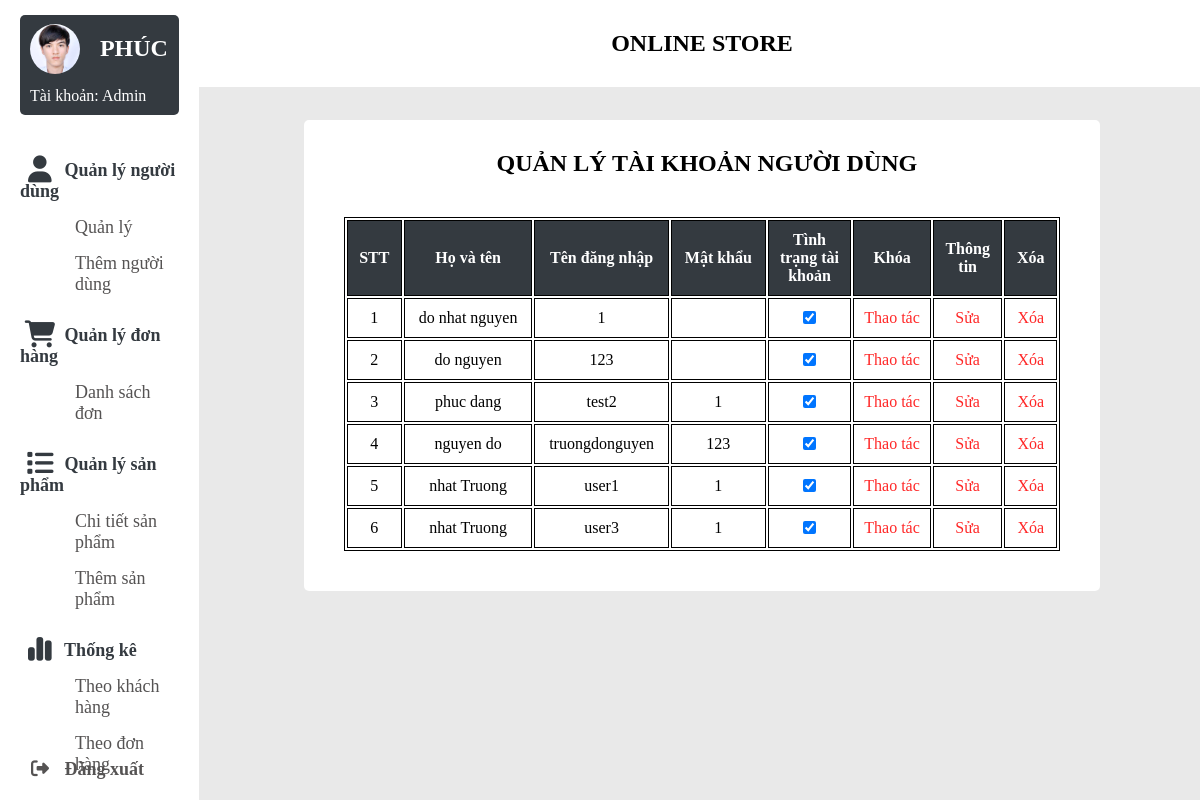
Page /admin/index.php on the earlier database version.
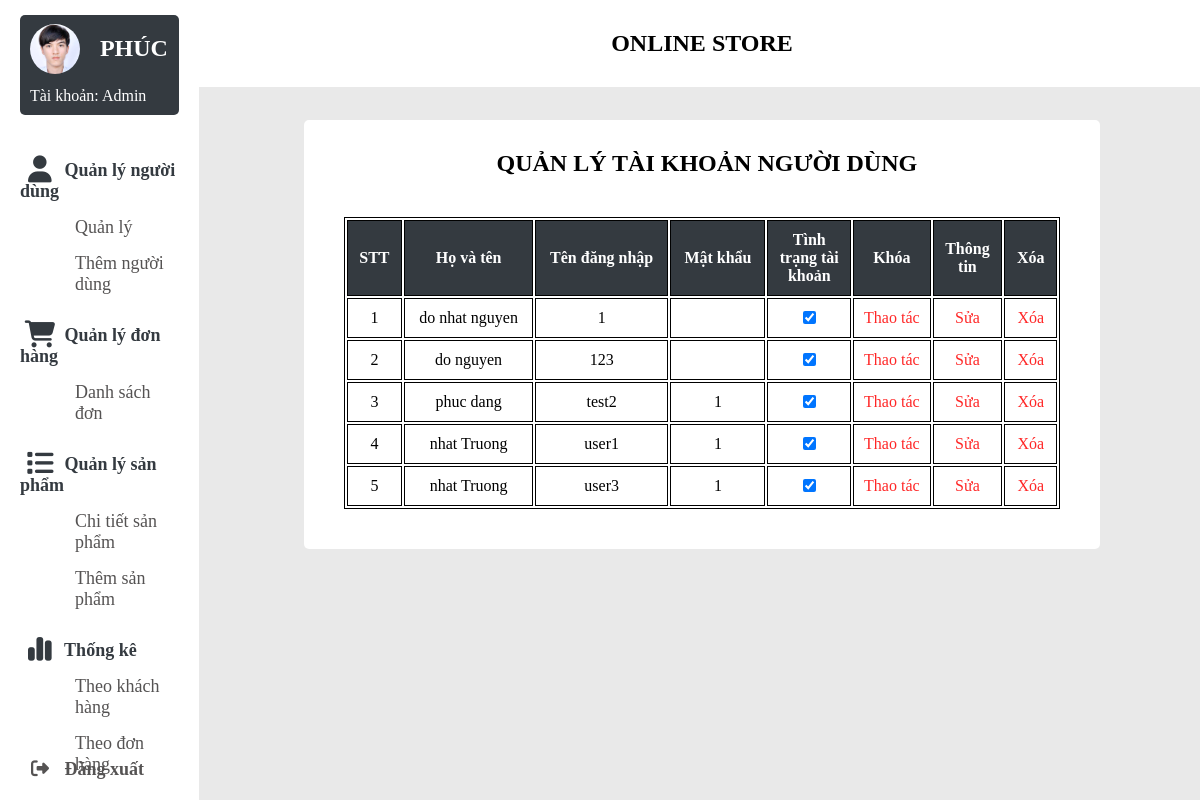
Same page on the later database version.
### tables this page shows
CREATE TABLE `taikhoan` (
  `username` varchar(50) NOT NULL,
  `password` varchar(50) NOT NULL,
  `ho` varchar(50) NOT NULL,
  `ten` varchar(50) NOT NULL,
  `phone` varchar(15) NOT NULL,
  `email` varchar(50) NOT NULL,
  `sex` varchar(50) NOT NULL,
  `date` date NOT NULL,
  `isadmin` tinyint(1) NOT NULL DEFAULT 0,
  `status` tinyint(1) NOT NULL DEFAULT 1
);

### admin/index.php (the view, shortened to what this page needs)
<?php
include('config/config.php');
?>
<span style="font-family: verdana, geneva, sans-serif;">
  <!DOCTYPE html>
  <html lang="en">
  <head>
    <link rel="stylesheet" href="style/style_admin.css" />
    <link rel="stylesheet" href="style/style_useradmin.css">
    <link rel="stylesheet" href="https://cdnjs.cloudflare.com/ajax/libs/font-awesome/6.5.0/css/all.min.css" />
  </head>
  <body>
    <div class="container">
      <?php include 'navbar.php' ?>;
      <div class="top-banner">
        <p>online store</p>
      </div>
      <section class="main">
        <div class="main-top"></div>
        <div class="background-section">
          <div class="main-body">
            <h1>QUẢN LÝ TÀI KHOẢN NGƯỜI DÙNG</h1>
          </div>
          <table style="width:90%">
            <tr>
              <th class="stt">STT</th>
              <th>Họ và tên</th>
              <th>Tên đăng nhập</th>
              <th>Mật khẩu</th>
              <th style="width: 12%;">Tình trạng tài khoản</th>
              <th>Khóa</th>
              <th class="thongtin">Thông tin</th>
                <th class="delete">Xóa</th>
            </tr>
            <tr>
              <?php
              $sql = "SELECT * FROM taikhoan where isadmin = 0";
              $result = $conn->query($sql);
              if ($result->num_rows > 0) {
                $x = 1;
                while ($row = $result->fetch_assoc()) {
              ?>
                  <td class="stt"> <?php echo ($x++) ?> </td>
                  <td class="stt"> <?php echo ($row['ho'] . " " . $row['ten']) ?> </td>
                  <td class="stt"> <?php echo ($row['username']) ?> </td>
                  <td class="stt"> <?php echo $row['password'] ?> </td>
                  <form method="POST">
                    <td class="status stt">
                      <input type="checkbox" name="lock" value="1" <?php if ($row['status'] == 1) echo "checked"; ?>>
                    </td>
                    <td class="khoa">
                      <input type="submit" name="submit" value="Thao tác">
                    </td>
                    <td class="sua">
                      <input type="submit" name="submitFix" class="sua" value="Sửa">
                    </td>
                      <td class="sua">
                      <input type="submit" name="xoa" class="delete" value="Xóa">
                    </td>
                  </form>
            </tr>
        <?php
                }
              }
        ?>
          </table>
        </div>
      </section>
    </div>
  </body>
  </html>

### admin/navbar.php (shortened to what this page needs)
<?php
$username = $_GET['admin'];
?>
<nav>
    <div class="navbar">
        <a href="index.php?admin=<?php echo $username ?>" style="color: black;">
            <div class="logo">
                <img src="image/phuccac.jpg" alt="">
                <h1>Phúc</h1>
            </div>
        </a>
        <div class="account-type">Tài khoản: Admin</div>
        <ul>
            <li>
                <div class="sidenav">
                    <button class="dropdown-btn">
                        <i class="fa-solid fa-user fa-xl"></i>
                        <span class="nav-item">Quản lý người dùng </span>
                    </button>
                    <div class="dropdown-container">
                        <a href="index.php?admin=<?php echo $username ?>" class="font-bold">Quản lý</a>
                        <a href="add_user-admin.php?admin=<?php echo $username ?>" class="font-bold">Thêm người dùng</a>
                    </div>
                    <button class="dropdown-btn">
                        <i class="fa-solid fa-cart-shopping fa-xl"></i>
                        <span class="nav-item">Quản lý đơn hàng </span>
                    </button>
                    <div class="dropdown-container">
                        <a href="cart-admin.php?admin=<?php echo $username ?>" class="font-bold">Danh sách đơn</a>
                    </div>
                    <button class="dropdown-btn">
                        <i class="fa-solid fa-list fa-xl"></i>
                        <span class="nav-item">Quản lý sản phẩm </span>
                    </button>
                    <div class="dropdown-container">
                        <a href="products-admin.php?admin=<?php echo $username ?>" class="font-bold">Chi tiết sản phẩm</a>
                        <a href="add_products-admin.php?admin=<?php echo $username ?>" class="font-bold">Thêm sản phẩm</a>
                    </div>
                    <button class="dropdown-btn">
                        <i class="fa-solid fa-chart-simple fa-xl"></i>
                        <span class="nav-item">Thống kê</span>
                    </button>
                    <div class="dropdown-container">
                        <a href="user_statistic-admin.php?admin=<?php echo $username ?>" class="font-bold">Theo khách hàng</a>
                        <a href="cart_statistic-admin.php?admin=<?php echo $username ?>" class="font-bold">Theo đơn hàng</a>
                    </div>
                </div>
            </li>
            <li class="bottom">
                <a href="#" class="logout" onclick="logOut()">
                    <i class="fas fa-sign-out-alt"></i>
                    <span class="nav-item">Đăng xuất</span>
                </a>
            </li>
        </ul>
    </div>
</nav>

### admin/style/style_admin.css (style rules this page uses)
* { margin: 0; padding: 0; outline: none; border: none; text-decoration: none; list-style: none; box-sizing: border-box; font-family: 'Times New Roman', Times, serif; }
body { background: rgb(233, 233, 233); overflow-y: scroll; }
.container { display:flex; }
nav { position: sticky ; top: 0; left: 0; bottom: 0; width: 20% ; height: 100vh; background: #fff; z-index: 7777; }
.navbar { width: 80% ; margin: 0 10%; }
.logo { margin-top: 15px; display: flex; align-items: center; background-color: #343a40; border-top-right-radius: 5px; border-top-left-radius: 5px; color: white; }
.account-type { padding: 5px; background-color: #343a40; border-bottom-left-radius: 5px; border-bottom-right-radius: 5px; color: white; text-align: left; padding-left: 10px; padding-bottom: 10px; }
.logo img { width: 50px; height: 50px; border-radius: 50%; filter: brightness(110%); }
img, h1 { margin-left: 10px; }
.logo h1 { margin-left: 20px; text-transform: uppercase; }
ul { margin-top: 30px; }
li:not(.bottom) { padding-bottom: 10px; }
li a { font-size: 18px; color: rgb(85, 83, 83); }
.nav-item { position: relative ; font-size: 18px; font-weight: bold; }
nav i { width: 40px; text-align: center; }
.logout { position: absolute; bottom: 20px; }
.dropdown-container { padding: 0 0 0 55px; background-color: white; font-family: "Poppins", sans-serif; color:#343a40; }
.dropdown-btn { padding: 15px 0 0 0; text-decoration: none; color:#343a40; font-size: 18px; font-weight: bold; }
.sidenav a, .dropdown-btn { display: block; border: none; background: none; width: 100%; text-align: left; cursor: pointer; outline: none; margin-bottom: 15px; }
.top-banner { top: 0; left: 0; position: fixed; width: 85% ; padding: 30px; z-index: 6666; background-color: #fff; margin-left: 16% ; }
p { text-align: center ; font-weight: bold; font-size: 24px; text-transform: uppercase; }
.main { width: 100% ; text-align: center; }
.main-top { padding: 50px; }
.main-body { padding: 10px 10px 10px 20px; }
h1 { margin: 20px 10px; }
.background-section { background-color: white; margin-top: 2%; margin-bottom: 4% ; margin-left: 100px; margin-right: 100px; border-radius: 5px; }

### admin/style/style_useradmin.css (style rules this page uses)
table { margin-left: 5%; margin-top: 10px; }
table, th, td { border:1px solid black; text-align: left; }
th { background-color: #343a40; color: white; font-size: 16px; }
th,td { padding: 10px; }
th, .stt { text-align: center; }
.thongtin { width: 10%; }
.sua { color: blue; text-align: center; }
.background-section { padding-bottom: 4%; margin-bottom: 3%; margin-left: 100px; margin-right: 100px; border-radius: 5px; }
input[type="submit"] { font-size: 16px; background-color: white; color: rgba(255, 0, 0, 0.85); }
.khoa { text-align: center; width: 10%; }

Differences in the rows shown:
removed taikhoan: ho "nguyen", ten "do", username "truongdonguyen", password "123", status "☑"
